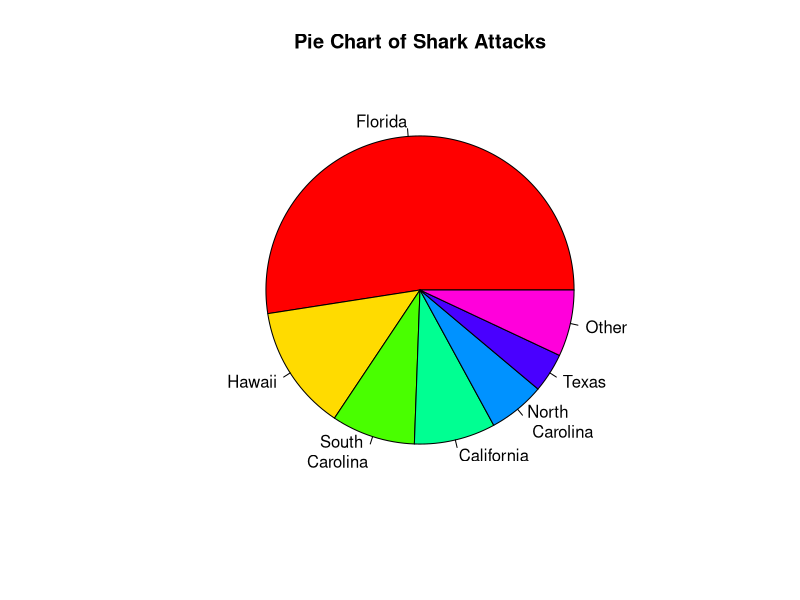
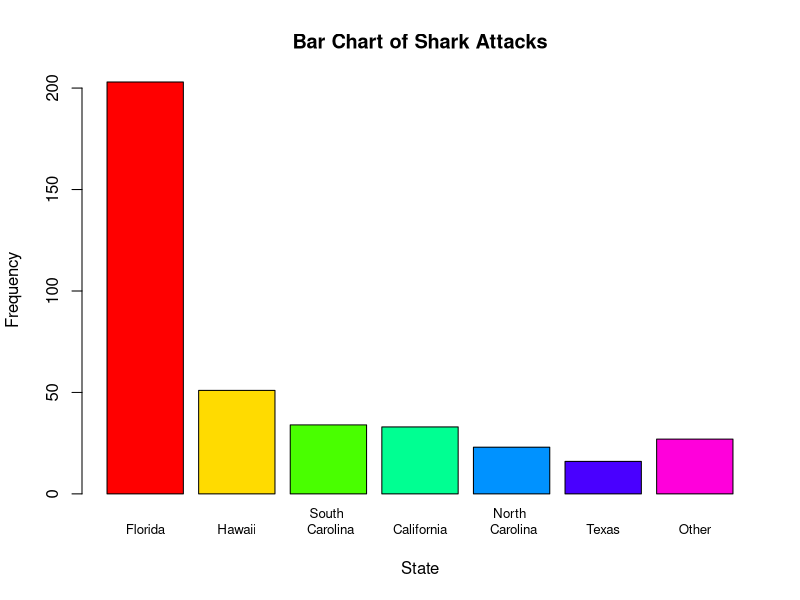
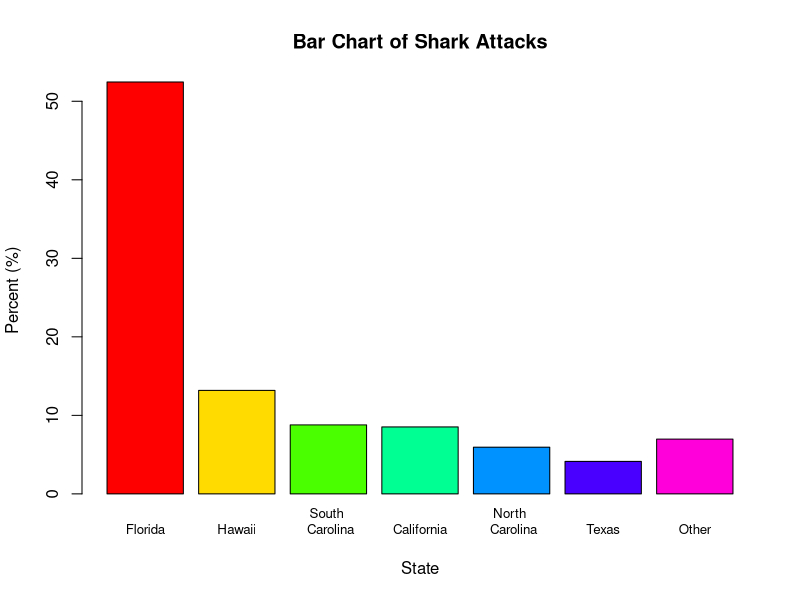

These figures' R source, in order:
###########################################################
## R code to reproduce statistial analysis in the textbook:
## Agresti, Franklin, Klingenberg
## Statistics: The Art & Science of Learning from Data
## 4th Edition, Pearson 2017
## Web: ArtofStat.com
## Copyright: Bernhard Klingenberg
#########################################################

###################
###  Chapter 2  ###
###  Example 3  ###
###################

###############################
## Create Pie and Bar Charts ##
###############################

# Create dataset:
State <- c('Florida', 'Hawaii', 'South \n Carolina', 'California', 'North \n Carolina', 'Texas', 'Other')
Frequency <- c(203, 51, 34, 33, 23, 16, 27)
# Create basic piechart:
pie(Frequency, labels=State, col=rainbow(7), main="Pie Chart of Shark Attacks")

# Create basic bar graph showing counts:
barplot(Frequency, names.arg=State, cex.names=0.8, col=rainbow(7), xlab="State", ylab="Frequency", main="Bar Chart of Shark Attacks")

# Create basic bar graph showing percentages:
Percent <- 100*(Frequency/sum(Frequency))
barplot(Percent, names.arg=State, cex.names=0.8, col=rainbow(7), xlab="State", ylab="Percent (%)", main="Bar Chart of Shark Attacks")
